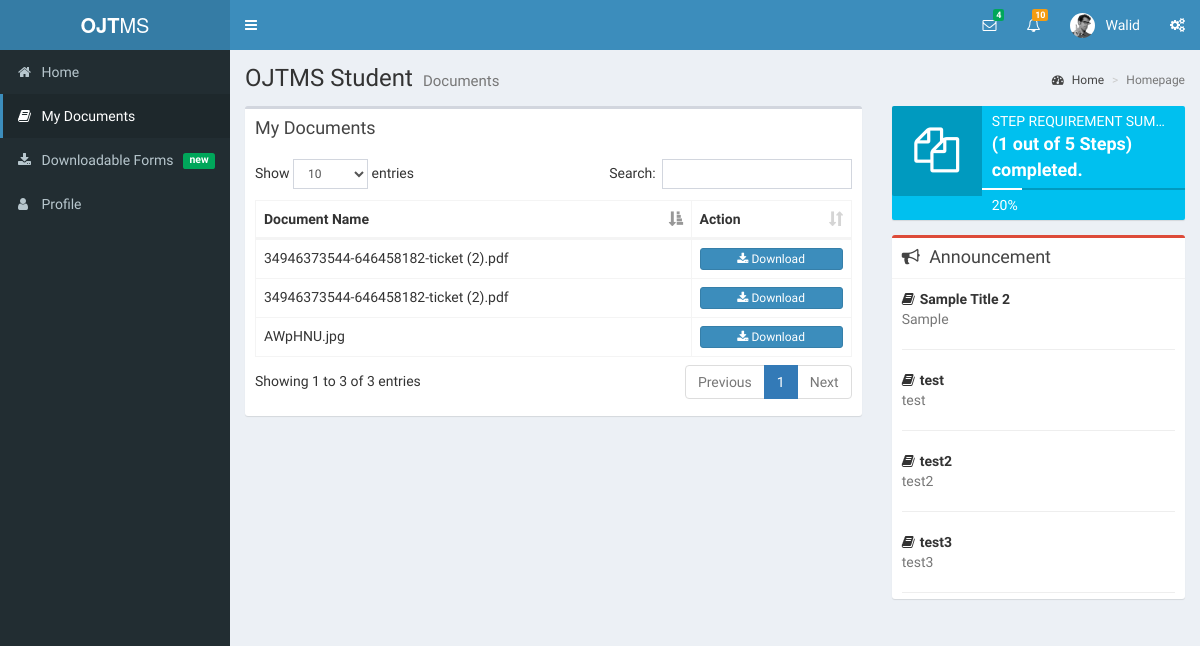
The app's page /student/my-documents.php (signed in) with its own data.
### tables this page shows
CREATE TABLE IF NOT EXISTS `ojt_student_requirements` (
  `id` int(11) NOT NULL,
  `requirement_id` int(11) NOT NULL,
  `stud_id` varchar(50) NOT NULL,
  `name` varchar(50) NOT NULL,
  `link` varchar(50) NOT NULL,
  `type` varchar(50) NOT NULL,
  `status` varchar(50) NOT NULL,
  `created_at` date NOT NULL,
  `updated_at` date NOT NULL,
  `is_online` int(11) NOT NULL,
  `is_complete` int(11) NOT NULL
);

CREATE TABLE IF NOT EXISTS `ojt_announcements` (
  `id` int(11) NOT NULL,
  `title` varchar(100) NOT NULL,
  `announcements` varchar(500) NOT NULL,
  `start_date` varchar(50) NOT NULL,
  `end_date` varchar(50) NOT NULL,
  `created_at` date NOT NULL,
  `updated_at` date NOT NULL
);

### student/my-documents.php (the view, shortened to what this page needs)
<?php
    require_once('../connection.php');
    include('../includes/header.php');
?>
<div class="wrapper">
    <?php include('../includes/students_subheader.php');?>
    <?php include('../includes/students_sidebar.php');?>
  <div class="content-wrapper">
    <section class="content-header">
      <h1>
        OJTMS Student
        <small>Documents</small>
      </h1>
      <ol class="breadcrumb">
        <li><a href="#"><i class="fa fa-dashboard"></i> Home</a></li>
        <li class="active">Homepage</li>
      </ol>
    </section>
    <section class="content">
      <div class="row">
        <div class="col-xs-8">
          <div class="box">
            <div class="box-header">
              <h3 class="box-title">My Documents</h3>
            </div>
            <div class="box-body">
              <table id="example2" class="table table-bordered table-hover">
                <thead>
                <tr>
                  <th>Document Name</th>
                  <th>Action</th>
                </tr>
                </thead>
                <tbody>
                <?php
                $sql = "SELECT * FROM ojt_student_requirements WHERE stud_id = '".$_SESSION['stud_id']."' ";
                $result = $conn->query($sql);
                if($result->num_rows > 0) {
                    while($row = $result->fetch_assoc())
                    {
                        echo'<tr>
                                 <td>'.$row['name'].'</td>';
                        echo    '<td><button type="button" class="btn btn-block btn-primary btn-xs"><i class="fa fa-download"></i> Download</button></td>
                             </tr>
                                  ';
                    }
                }
                else{
                    echo '<tr>
                               <td> No Records Found. </td>
                               <td></td>
                          </tr>';
                }
                ?>
              </table>
            </div>
          </div>
        </div>
        <?php
            include "../includes/student_right_sidebar.php";
        ?>
    </section>
  </div>
<?php include('../includes/footer.php')?>

### includes/student_right_sidebar.php
<div class="col-xs-4">
    <div class="info-box bg-aqua">
        <span class="info-box-icon"><i class="fa fa-files-o"></i></span>
        <div class="info-box-content">
            <span class="info-box-text">Step Requirement Summary</span>
            <span class="info-box-number">(1 out of 5 Steps) completed.</span>
            <div class="progress">
                <div class="progress-bar" style="width:20%"></div>
            </div>
            <span class="progress-description">
                    20%
                  </span>
        </div>
    </div>
    <div class="box box-danger">
        <div class="box-header with-border">
            <h3 class="box-title"><i class="fa fa-bullhorn margin-r-5"></i> Announcement</h3>
        </div>
        <div class="box-body" style="height:320px; overflow:auto;">
            <?php
            $sql = "SELECT * FROM ojt_announcements";
            $result = $conn->query($sql);
            if($result->num_rows > 0) {
                while($row = $result->fetch_assoc())
                {
                    echo '
                                        <strong><i class="fa fa-book margin-r-5"></i>'.$row['title'].'</strong>
                                        <p class="text-muted">
                                          '.$row['announcements'].'
                                        </p>
                                        <hr>
                                        ';
                }
            }
            ?>
        </div>
    </div>
</div>

### records on screen
ojt_student_requirements: name "34946373544-646458182-ticket (2).pdf"
ojt_student_requirements: name "34946373544-646458182-ticket (2).pdf"
ojt_student_requirements: name "AWpHNU.jpg"
ojt_announcements: title "Sample Title 2", announcements "Sample"
ojt_announcements: title "test", announcements "test"
ojt_announcements: title "test2", announcements "test2"
ojt_announcements: title "test3", announcements "test3"

### other values on screen
$_SESSION['username'] "Walid"
